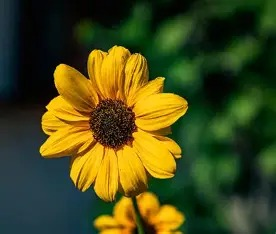
#> input picture photo.jpeg, 276 x 234 px
$ jupyter execute 'Canny edge detection.ipynb'
#> lines starting #> are read from the running program, lines starting #| are printed output that depends on the picture; after the words box and inside, x2 and y2 are one past the last pixel; in counts of white or black regions, pixels touching at a corner belong together
[cell 1]
import cv2
import matplotlib.pyplot as plt

[cell 2]
image = cv2.imread("photo.jpeg")
#> image is the input picture: shape (234, 276, 3); mean B, G, R 25.1, 73.2, 69.6

[cell 3]
plt.imshow(image[:,:,::-1])
plt.title("Original Image")

[cell 4]
blurred = cv2.GaussianBlur(image, (5, 5), 1.4)
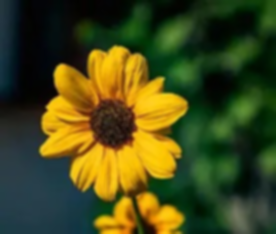
#> blurred: shape (234, 276, 3); mean B, G, R 25.1, 73.2, 69.6

[cell 5]
plt.imshow(blurred[:,:,::-1])
plt.title("Gaussian Blurred")

[cell 6]
edges = cv2.Canny(blurred, threshold1 = 180, threshold2 = 200)
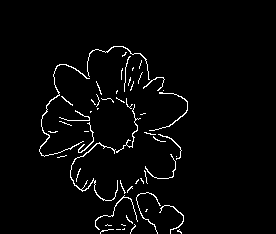
#> edges: shape (234, 276); 2.7% white in thin lines or dots, all inside (x1, y1, x2, y2) = (39, 46, 188, 234)

[cell 7]
plt.imshow(edges, cmap="gray")
plt.title("Canny Edge Detection")

[cell 8]
plt.figure(figsize=(12, 4))

plt.subplot(1, 3, 1)
plt.imshow(image[:,:,::-1])
plt.title("Original Image")
plt.axis("off")

plt.subplot(1, 3, 2)
plt.imshow(blurred[:,:,::-1])
plt.title("Gaussian Blurred")
plt.axis("off")

plt.subplot(1, 3, 3)
plt.imshow(edges, cmap="gray")
plt.title("Canny Edge Detection")
plt.axis("off")

plt.tight_layout()
plt.show()
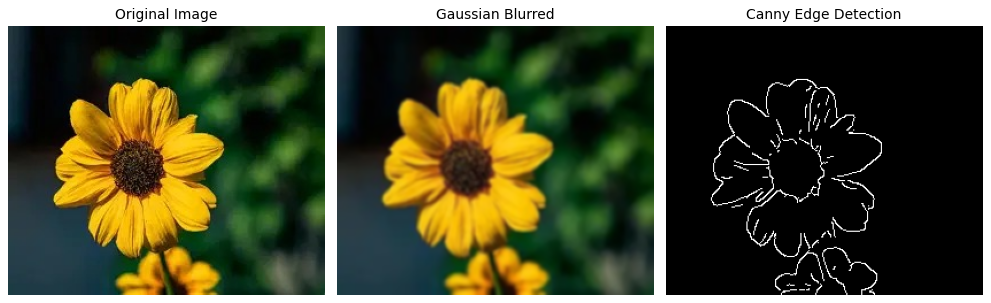
#> figure drawn by matplotlib, 3 panels
